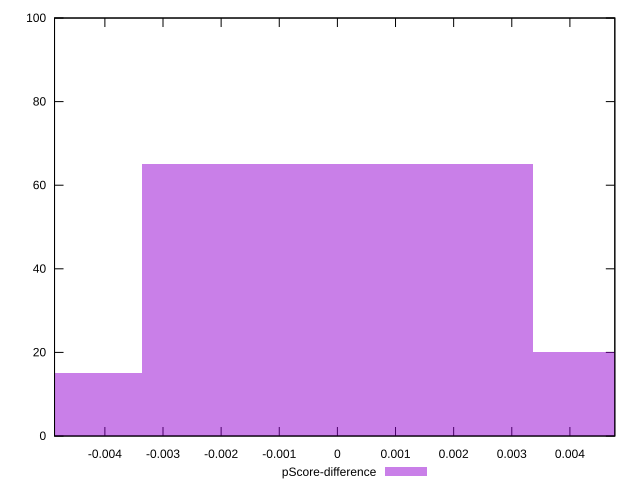

The gnuplot source for this figure:
reset

$pScoreDifference <<EOF
-0.006717008985217308 15
0 65
0.006717008985217308 20
EOF

set key outside below
set boxwidth 0.006717008985217308
set xrange [-0.0048661198842839815:0.004772699466413677]
set yrange [0:100]
set trange [0:100]
set style fill transparent solid 0.5 noborder
set terminal svg size 640, 490 enhanced background rgb 'white'
set output "reprap/first-contentful-paint/samples/pages+cached/pScore-difference/histogram.svg"

plot $pScoreDifference title "pScore-difference" with boxes

reset
